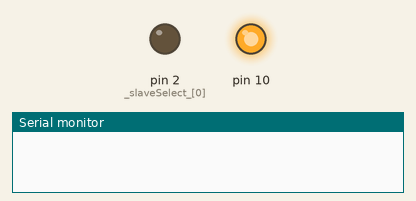
The sketch below on a simulated Arduino Uno, built with avr-gcc and run on an emulated ATmega328P. Shown: output pins drawn as LEDs (lit = HIGH), the last lines printed to the serial monitor. Pins used as bus, display or sensor lines are not drawn.

Above: at 2.1 s.
At 11.3 s:
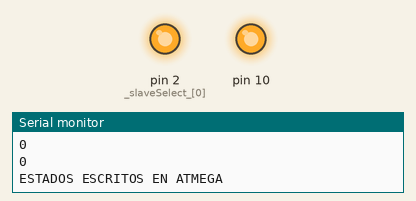
Timing chart, 0 to 12.8 s (numbered marks = the images above):
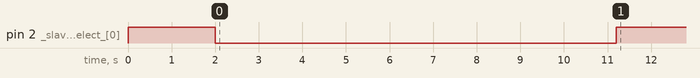

The sketch:

maestromulticanal.ino
```cpp
#include<SPI.h>


//configuracion
    const int slavesQty = 1; //define el numero de esclavos a utilizar

    int voltageMaxSet[slavesQty] = { //tope maximo de voltaje para el seteo de la resistencia
      19653
    };
    unsigned int voltageMinSet[slavesQty] = { //tope minimo para el seteo de la resistencia
      6551
    };
    int voltageMaxReset[slavesQty] = { //tope maximo de voltaje para el reseteo de la resistencia
      19653
    };
    unsigned int voltageMinReset[slavesQty] = { //tope minimo para el reseteo de la resistencia
      6551
    };
    unsigned int measureVoltage[slavesQty] = { //voltaje que se aplica para medir la resistencia
      1310
    };
    unsigned int electricCurrents[slavesQty] = { //corriente objetivo que se desea alcanzar al aplicar voltaje a la resistencia
      0.003
    };
    float previousStep[slavesQty] = {
      0.00
    };
    unsigned int delta[slavesQty] = {
      1
    };
    int executeFlag[slavesQty] = { //una bandera por cada esclavo
      0
    };
    float errorMargin = 0;


// variables del programa:
    int stateMachine = 0;

//Declaracion de PINES:
    //Puerto del Arduino:

    //Puertos SPI:
    int _slaveSelect_[slavesQty] = {
      2
    };

    //PINES
    int _arduinoClk_ = 7;

//METODOS :
    //iteracion para encontrar corriente deseada
    int findDesiredCurrentByStep(int measuredVoltage, int slaveID){
      //esta funcion decide si es necesario seguir aumentando o disminuyendo el voltaje para obtener la corriente deseada
      //regresa tres posibles valores: 1 = ya lo encontro, 2 = si tiene que cambiar de signo la delta, 3 si puede seguir en
      //la misma direccion
      int slaveStatus = 3;
      float measuredCurrent = (2.5 - (float)measuredVoltage*5.0/1023.0 )/10000.0;  //obtenemos la corriente actual
      if (abs(measuredCurrent - electricCurrents[slaveID]) < errorMargin ){
        slaveStatus = 1; //ya lo encontro
        return slaveStatus;
      }
      float currentStep = electricCurrents[slaveID]-measuredCurrent;
      if((currentStep * previousStep[slaveID]) < 0){
        slaveStatus = 2;
        return slaveStatus;
      }
      return slaveStatus;
    }


    //enviar por SPI
    void SPItransfer(int slaveNumber, unsigned int data, int state){
      //input: (esclavo que recibe la informacion, informacion)
      digitalWrite(slaveNumber,LOW); //activar esclavo

      delay(200);
      SPI.transfer((uint8_t)(state)); //enviar estatus de la maquina al esclavo

      delay(700);

      byte maquina = SPI.transfer((uint8_t)(data>>8));//transferencia de bits 0:7
      delay(700);

      byte ocho_bits = SPI.transfer((uint8_t)(data));//transferencia de bits 8:15
      delay(700);
      Serial.println(maquina, BIN);
      Serial.println(ocho_bits, BIN);
      digitalWrite(slaveNumber,HIGH); //desactivar esclavo

    }
    //Asignar variables del arreglo
    void dataChange (){
      for(int x; x<slavesQty; x++){
          SPItransfer(_slaveSelect_[x], delta[x], 1);
          SPItransfer(_slaveSelect_[x], voltageMinSet[x], 2);
          SPItransfer(_slaveSelect_[x], voltageMaxSet[x], 3);
          SPItransfer(_slaveSelect_[x], measureVoltage[x], 4);
      }
    }

    void offsetValues(int offset) { // 32767
      for(int x; x<slavesQty; x++){
          voltageMinSet[x] += offset;
          voltageMaxSet[x] += offset;
          measureVoltage[x] += offset;
      }
    }

void setup(){
  //inicializar pines Arduino:
  pinMode(_arduinoClk_,OUTPUT);

  //inicializar monitor serial:
  Serial.begin(9600);

  //Inicializar protocolo SPI en cada esclavo:
  for (int x; x<slavesQty; x++) {
    pinMode(_slaveSelect_[x], OUTPUT);
    digitalWrite(_slaveSelect_[x], HIGH);
  }

  //Inicializar la conexion serial en el arduino:
  SPI.begin();
  SPI.setClockDivider(SPI_CLOCK_DIV128);
  SPI.setBitOrder(MSBFIRST);
  SPI.setDataMode(SPI_MODE0);
  delay(2000);

  offsetValues(32767);
  dataChange();

  Serial.println("ESTADOS ESCRITOS EN ATMEGA");

}


void loop() {
  //controlar los pasos de la maquina de estados:
  if(stateMachine < 5){
    stateMachine++;
  }else{stateMachine=1;}

  for (int x; x<slavesQty; x++){
    if (executeFlag[x] != 0){ //si detecta que se necesita cambiar los valores de un esclavo:
      SPItransfer(x, delta[x]*(-1), 1); //cambiando el status de set a reset y de reset a set
    }
  }

  if (stateMachine == 1){

  }


  digitalWrite(_arduinoClk_,HIGH);
  delayMicroseconds(30);
  digitalWrite(_arduinoClk_,LOW);
  delayMicroseconds(30);

}
```
